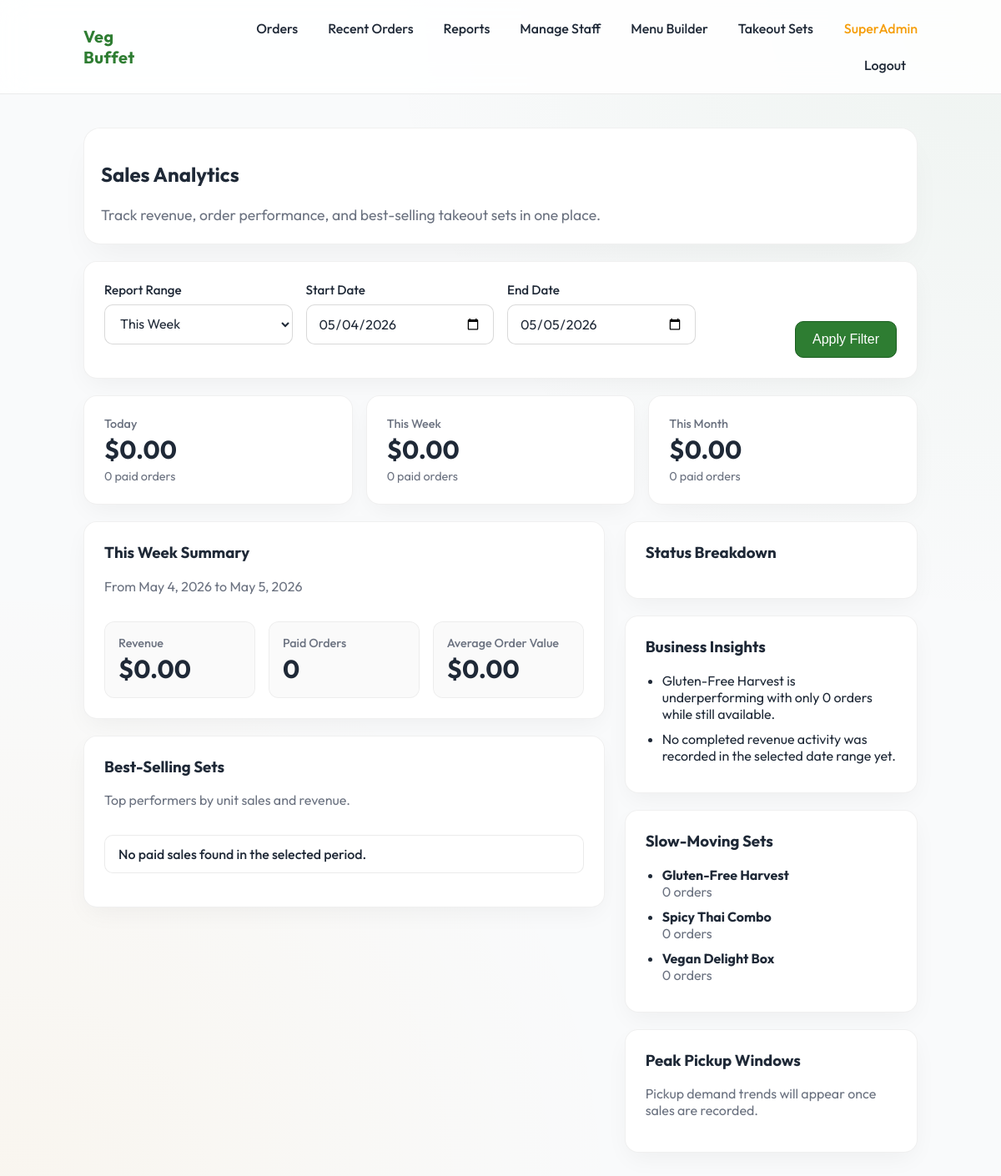
Before: /admin/reports.php (signed in) with the older database file.
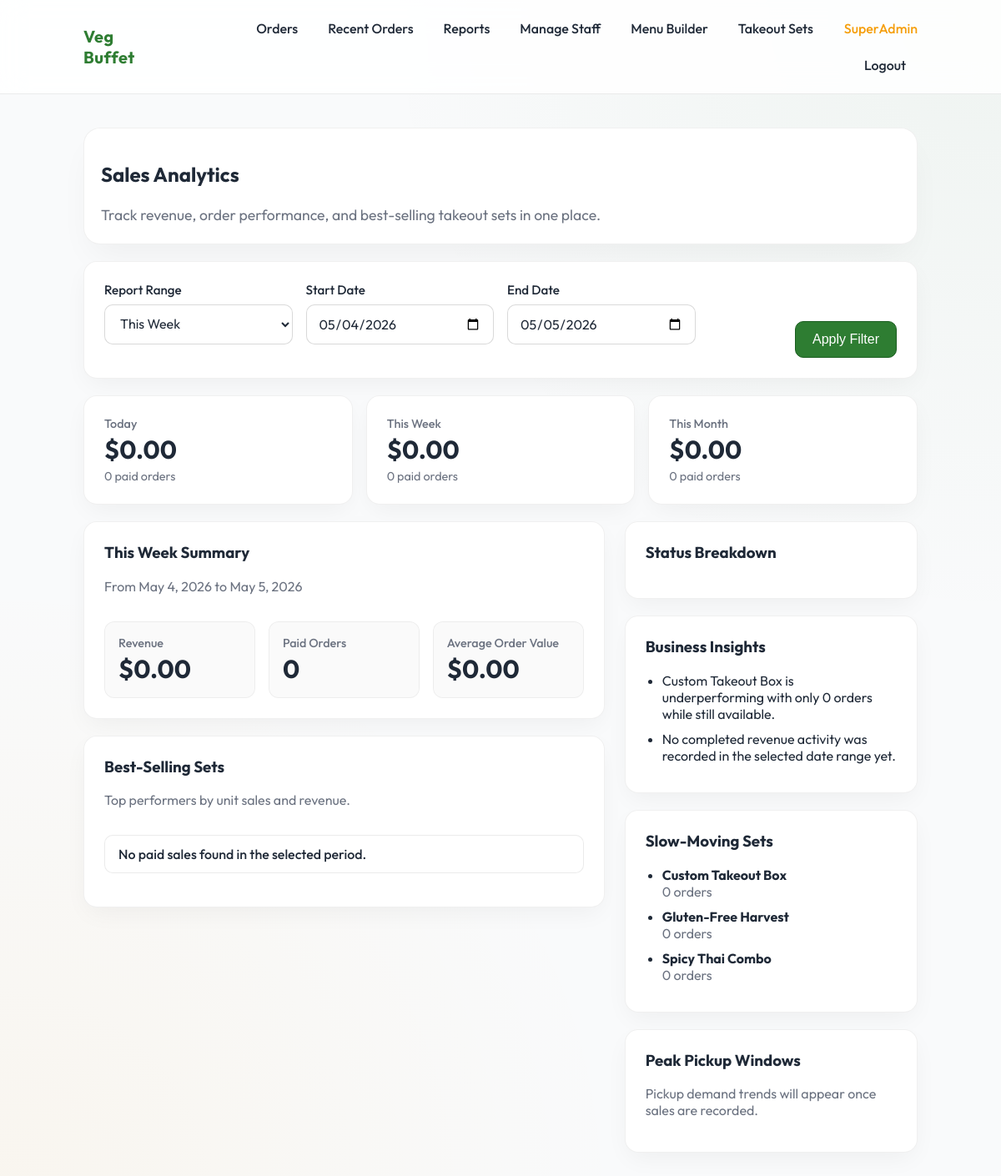
After: the same page with the newer database file.
### tables this page shows
create table if not exists TakeoutSet (
  setId int not null auto_increment,
  setName varchar(255) not null,
  description varchar(1024) not null,
  price decimal(10,2) not null,
  imageUrl varchar(2048) null,
  isAvailable boolean not null,
  sortOrder int not null default 0,
  allowsCustomSelection boolean not null default 0,  
  selectionLimit int not null default 0,             
  primary key (setId),
  unique key uq_set_name (setName),
  key idx_set_available (isAvailable)
);

### web/lib/reporting.php (called while the page is built, shortened)
<?php
require_once __DIR__ . '/orders.php';
function report_date_filters(DateTimeImmutable $startDate, DateTimeImmutable $endDate): array {
  $normalizedStart = $startDate->setTime(0, 0, 0);
  $normalizedEnd = $endDate->setTime(0, 0, 0);
  return [
    $normalizedStart->format('Y-m-d 00:00:00'),
    $normalizedEnd->modify('+1 day')->format('Y-m-d 00:00:00'),
  ];
}
function fetch_sales_kpi(PDO $pdo, DateTimeImmutable $startDate, DateTimeImmutable $endDate): array {
  [$start, $endExclusive] = report_date_filters($startDate, $endDate);
  $countedStatuses = order_counted_revenue_statuses();
  $stmt = $pdo->prepare(
    'SELECT
       COUNT(*) AS orderCount,
       COALESCE(SUM(totalAmount), 0) AS totalRevenue,
       COALESCE(AVG(totalAmount), 0) AS averageOrderValue
     FROM `Order`
     WHERE status IN (' . sql_placeholders($countedStatuses) . ')
       AND createdTime >= ?
       AND createdTime < ?'
  );
  $stmt->execute([...$countedStatuses, $start, $endExclusive]);
  $row = $stmt->fetch() ?: [];
  return [
    'orderCount' => (int)($row['orderCount'] ?? 0),
    'totalRevenue' => (float)($row['totalRevenue'] ?? 0),
    'averageOrderValue' => (float)($row['averageOrderValue'] ?? 0),
  ];
}
function fetch_best_selling_sets(PDO $pdo, DateTimeImmutable $startDate, DateTimeImmutable $endDate, int $limit = 5): array {
  [$start, $endExclusive] = report_date_filters($startDate, $endDate);
  $countedStatuses = order_counted_revenue_statuses();
  $query = '
    SELECT
      COALESCE(ts.setId, 0) AS setId,
      COALESCE(ts.setName, oi.lineLabel) AS setName,
      SUM(oi.quantity) AS totalQuantity,
      SUM(oi.quantity * oi.unitPrice) AS totalRevenue
    FROM `Order` o
    JOIN OrderItem oi ON oi.orderId = o.orderId
    LEFT JOIN TakeoutSet ts ON ts.setId = oi.setId
    WHERE o.status IN (' . sql_placeholders($countedStatuses) . ')
      AND o.createdTime >= ?
      AND o.createdTime < ?
    GROUP BY COALESCE(ts.setId, 0), COALESCE(ts.setName, oi.lineLabel)
    ORDER BY totalQuantity DESC, totalRevenue DESC, setName ASC
    LIMIT ' . max(1, $limit);
  $stmt = $pdo->prepare($query);
  $stmt->execute([...$countedStatuses, $start, $endExclusive]);
  return $stmt->fetchAll();
}
function fetch_low_selling_available_sets(PDO $pdo, DateTimeImmutable $startDate, DateTimeImmutable $endDate, int $limit = 3): array {
  [$start, $endExclusive] = report_date_filters($startDate, $endDate);
  $countedStatuses = order_counted_revenue_statuses();
  $query = '
    SELECT
      ts.setId,
      ts.setName,
      COALESCE(SUM(CASE WHEN o.orderId IS NOT NULL THEN oi.quantity ELSE 0 END), 0) AS totalQuantity
    FROM TakeoutSet ts
    LEFT JOIN OrderItem oi ON oi.setId = ts.setId
    LEFT JOIN `Order` o
      ON o.orderId = oi.orderId
      AND o.status IN (' . sql_placeholders($countedStatuses) . ')
      AND o.createdTime >= ?
      AND o.createdTime < ?
    WHERE ts.isAvailable = 1
    GROUP BY ts.setId, ts.setName
    ORDER BY totalQuantity ASC, ts.setName ASC
    LIMIT ' . max(1, $limit);
  $stmt = $pdo->prepare($query);
  $stmt->execute([...$countedStatuses, $start, $endExclusive]);
  return $stmt->fetchAll();
}
function fetch_peak_pickup_windows(PDO $pdo, DateTimeImmutable $startDate, DateTimeImmutable $endDate, int $limit = 3): array {
  [$start, $endExclusive] = report_date_filters($startDate, $endDate);
  $countedStatuses = order_counted_revenue_statuses();
  $query = '
    SELECT
      DATE_FORMAT(pickupTime, "%h:00 %p") AS pickupWindow,
      COUNT(*) AS orderCount
    FROM `Order`
    WHERE status IN (' . sql_placeholders($countedStatuses) . ')
      AND createdTime >= ?
      AND createdTime < ?
    GROUP BY HOUR(pickupTime), DATE_FORMAT(pickupTime, "%h:00 %p")
    ORDER BY orderCount DESC, HOUR(pickupTime) ASC
    LIMIT ' . max(1, $limit);
  $stmt = $pdo->prepare($query);
  $stmt->execute([...$countedStatuses, $start, $endExclusive]);
  return $stmt->fetchAll();
}
function build_report_insights(array $selectedKpi, array $bestSellers, array $lowSellingSets, array $pickupWindows): array {
  $insights = [];
  if ($lowSellingSets !== []) {
    $slowSeller = $lowSellingSets[0];
    $insights[] = sprintf(
      '%s is underperforming with only %d orders while still available.',
      (string)$slowSeller['setName'],
      (int)$slowSeller['totalQuantity']
    );
  }
  if ($selectedKpi['orderCount'] === 0) {
    $insights[] = 'No completed revenue activity was recorded in the selected date range yet.';
  }
  return array_slice($insights, 0, 3);
}

### web/lib/orders.php (called while the page is built, shortened)
<?php
function order_counted_revenue_statuses(): array {
  return [
    ORDER_STATUS_PAID,
    ORDER_STATUS_PREPARING,
    ORDER_STATUS_READY,
    ORDER_STATUS_COMPLETED,
  ];
}
function sql_placeholders(array $values): string {
  return implode(', ', array_fill(0, count($values), '?'));
}

### web/admin/reports.php (the view, shortened to what the changed rows need)
<?php
require_once __DIR__ . '/../lib/layout.php';
require_once __DIR__ . '/../lib/reporting.php';
$pdo = db();
$range = normalized_report_range((string)($_GET['range'] ?? 'week'));
$startInput = (string)($_GET['start'] ?? '');
$endInput = (string)($_GET['end'] ?? '');
[$startDate, $endDate] = report_date_bounds($range, $startInput, $endInput);
$selectedKpi = fetch_sales_kpi($pdo, $startDate, $endDate);
$bestSellers = fetch_best_selling_sets($pdo, $startDate, $endDate, 5);
$lowSellingSets = fetch_low_selling_available_sets($pdo, $startDate, $endDate, 3);
$pickupWindows = fetch_peak_pickup_windows($pdo, $startDate, $endDate, 3);
$insights = build_report_insights($selectedKpi, $bestSellers, $lowSellingSets, $pickupWindows);
?>
<section class="hero hero-compact">
  <h2>Sales Analytics</h2>
</section>
<section class="report-layout stack-lg">
  <aside class="report-sidebar">
    <section class="card stack-lg">
      <?php if ($insights === []): ?>
        <p class="muted">Insights will appear after real sales are recorded.</p>
      <?php else: ?>
        <ul class="insight-list">
          <?php foreach ($insights as $insight): ?>
            <li><?= h($insight) ?></li>
          <?php endforeach; ?>
        </ul>
      <?php endif; ?>
    </section>
    <section class="card stack-lg">
      <?php if ($lowSellingSets === []): ?>
        <p class="muted">No available sets to evaluate yet.</p>
      <?php else: ?>
        <ul class="plain-list">
          <?php foreach ($lowSellingSets as $set): ?>
            <li>
              <strong><?= h((string)$set['setName']) ?></strong>
              <span class="muted"><?= (int)$set['totalQuantity'] ?> orders</span>
            </li>
          <?php endforeach; ?>
        </ul>
      <?php endif; ?>
    </section>
  </aside>
</section>

Changed rows visible on the page:
no longer on this page (row edited): takeoutset: setName "Vegan Delight Box", totalQuantity "0"
added takeoutset: setName "Custom Takeout Box", totalQuantity "0"
Other visible differences:
new list line: "Custom Takeout Box is underperforming with only 0 orders while still available."
list line gone: "Gluten-Free Harvest is underperforming with only 0 orders while still available."
